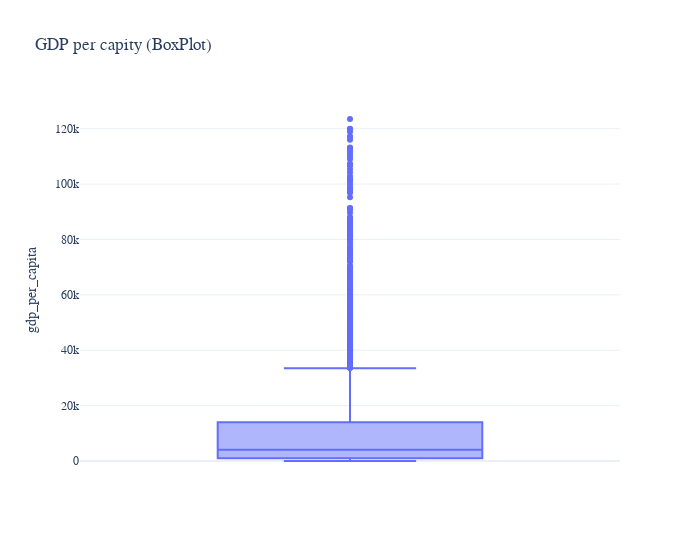

The cell this chart's notebook holds for it:
### Markdown cell above
## Checking Outliers

### Code cell
# Create the box plot using Plotly Express for 'gdp_per_capita'
fig1 = px.box(energy_data['gdp_per_capita'], y='gdp_per_capita', template='plotly_white', title='GDP per capity (BoxPlot)',width=700)
# Customize the layout of the box plot
fig1.update_layout(font=dict(size=(12), family="Franklin Gothic"))
# Display the box plot
fig1.show()

### Figure 1 — Plotly figure (JSON) as saved in the notebook; plotly's stock layout.template omitted (floating-point values rounded to 4 significant figures; data arrays with more than 128 entries replaced by an {"elided": "..."} marker saying what was removed)
{"data": [{"alignmentgroup": "True", "hovertemplate": "gdp_per_capita=%{y}<extra></extra>", "legendgroup": "", "marker": {"color": "#636efa"}, "name": "", "notched": false, "offsetgroup": "", "orientation": "v", "showlegend": false, "x0": " ", "xaxis": "x", "y": {"elided": "3654 float values"}, "y0": " ", "yaxis": "y", "type": "box"}], "layout": {"xaxis": {"anchor": "y", "domain": [0.0, 1.0]}, "yaxis": {"anchor": "x", "domain": [0.0, 1.0], "title": {"text": "gdp_per_capita"}}, "legend": {"tracegroupgap": 0}, "title": {"text": "GDP per capity (BoxPlot)"}, "boxmode": "group", "width": 700, "font": {"size": 12, "family": "Franklin Gothic"}}}
